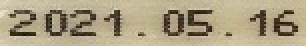
#> input picture ml/data/Hack_data/img_00002.jpg, 153 x 23 px (shown 2 times larger)
$ python -i train_tamper_model.py   (imports and definitions only)   (older library calls are emulated)
#> lines starting #> are read from the running program, lines starting #| are printed output that depends on the picture
"""
VeriSight — Tamper Detection Model Training (v2)
=================================================
Improvements over v1:
 - Uses ALL 414 authentic + ALL 1813 tampered IMD2020 samples (no cap)
 - Adds ExpDate-Real images as additional authentic samples
 - Richer 12-dim feature vector including color channel stats,
   JPEG artifact ratio, and edge continuity
 - GradientBoostingClassifier for better generalisation
 - 5-fold cross-validation reported

Saves:
  models/tamper_classifier.pkl
  models/tamper_scaler.pkl
  reports/tamper_model_report.json
"""

import io
import json
import logging
import random
import time
from pathlib import Path

import cv2
import joblib
import numpy as np
from PIL import Image, ImageChops, ImageEnhance
from sklearn.ensemble import GradientBoostingClassifier, RandomForestClassifier
from sklearn.metrics import (
    accuracy_score, classification_report, confusion_matrix,
    f1_score, precision_score, recall_score,
)
from sklearn.model_selection import cross_val_score, StratifiedKFold, train_test_split
from sklearn.pipeline import Pipeline
from sklearn.preprocessing import StandardScaler

# [1 line not run here, left out]
logger = logging.getLogger("train_tamper_model")

BASE_DIR      = Path(__file__).resolve().parent.parent
MODELS_DIR    = BASE_DIR / "models"
REPORTS_DIR   = BASE_DIR / "reports"
PROCESSED_DIR = BASE_DIR / "datasets" / "processed"
# [2 lines not run here, left out]

# ── Feature extraction ────────────────────────────────────────────────────────

def ela_score(img_bgr, quality=90):
    rgb = cv2.cvtColor(img_bgr, cv2.COLOR_BGR2RGB)
    pil = Image.fromarray(rgb)
    buf = io.BytesIO()
    pil.save(buf, "JPEG", quality=quality)
    buf.seek(0)
    resaved = Image.open(buf)
    diff = ImageChops.difference(pil, resaved)
    extrema = diff.getextrema()
    max_diff = max([e[1] for e in extrema]) if extrema else 1
    if max_diff == 0: max_diff = 1
    scale = 255.0 / max_diff if max_diff < 50 else 15.0
    ela = np.array(ImageEnhance.Brightness(diff).enhance(scale))
    gray = cv2.cvtColor(ela, cv2.COLOR_RGB2GRAY) if len(ela.shape)==3 else ela
    return (float(np.percentile(gray, 98)) / 255.0,
            float(np.mean(gray)) / 255.0,
            float(np.std(gray)) / 255.0)

def noise_score(img_bgr):
    gray = cv2.cvtColor(img_bgr, cv2.COLOR_BGR2GRAY)
    lap  = np.abs(cv2.Laplacian(gray, cv2.CV_64F))
    k    = 15
    mf   = cv2.blur(lap,    (k,k))
    msf  = cv2.blur(lap**2, (k,k))
    ns   = np.sqrt(np.maximum(msf - mf**2, 0))
    norm = cv2.normalize(ns, None, 0, 255, cv2.NORM_MINMAX, dtype=cv2.CV_8U)
    p98, p50 = np.percentile(norm, 98), np.percentile(norm, 50)
    return float(min(1.0, (p98 - p50) / 120.0))

def edge_score(img_bgr):
    gray = cv2.cvtColor(img_bgr, cv2.COLOR_BGR2GRAY)
    mag  = cv2.magnitude(cv2.Sobel(gray,cv2.CV_32F,1,0,ksize=3),
                         cv2.Sobel(gray,cv2.CV_32F,0,1,ksize=3))
    norm = cv2.normalize(mag, None, 0, 255, cv2.NORM_MINMAX, dtype=cv2.CV_8U)
    return float(min(1.0, (np.sum(norm > 180)/norm.size) * 40.0))

def dct_score(img_bgr):
    gray = cv2.cvtColor(img_bgr, cv2.COLOR_BGR2GRAY).astype(np.float32)
    h, w = gray.shape
    scores = []
    for y in range(0, h-8, 8):
        for x in range(0, w-8, 8):
            d = cv2.dct(gray[y:y+8, x:x+8])
            scores.append(float(np.sum(np.abs(d[2:,2:]))))
    if not scores: return 0.0
    a = np.array(scores)
    return float(min(1.0, np.std(a)/(np.mean(a)+1e-6)))

def color_channel_stats(img_bgr):
    """Per-channel mean and std — color inconsistencies reveal copy-paste."""
    feats = []
    for ch in cv2.split(img_bgr):
        feats.append(float(np.mean(ch))/255.0)
        feats.append(float(np.std(ch))/128.0)
    return feats  # 6 values: [b_mean, b_std, g_mean, g_std, r_mean, r_std]

def jpeg_blocking(img_bgr):
    """Measure blockiness from JPEG artifacts (8x8 grid discontinuities)."""
    gray = cv2.cvtColor(img_bgr, cv2.COLOR_BGR2GRAY).astype(np.float32)
    h, w = gray.shape
    h_grid = np.mean(np.abs(np.diff(gray[:, 7::8], axis=1))) if w > 8 else 0.0
    v_grid = np.mean(np.abs(np.diff(gray[7::8, :], axis=0))) if h > 8 else 0.0
    h_rand = np.mean(np.abs(np.diff(gray[:, 3::8], axis=1))) if w > 3 else 1.0
    v_rand = np.mean(np.abs(np.diff(gray[3::8, :], axis=0))) if h > 3 else 1.0
    block_ratio_h = float(h_grid / (h_rand + 1e-6))
    block_ratio_v = float(v_grid / (v_rand + 1e-6))
    return float(min(2.0, (block_ratio_h + block_ratio_v) / 2.0)) / 2.0  # normalised 0-1

def extract_features(img_bgr):
    """12-dim feature vector."""
    img_bgr = cv2.resize(img_bgr, (256,256), interpolation=cv2.INTER_AREA)
    ela_pk, ela_mn, ela_sd = ela_score(img_bgr)
    ns    = noise_score(img_bgr)
    es    = edge_score(img_bgr)
    ds    = dct_score(img_bgr)
    cs    = color_channel_stats(img_bgr)  # 6 values
    jb    = jpeg_blocking(img_bgr)

    return np.array(
        [ela_pk, ela_mn, ela_sd, ns, es, ds] + cs + [jb, ela_pk*ns],
        dtype=np.float32
    )

# ── Data loading ──────────────────────────────────────────────────────────────

# [141 lines left out: functions load_entries, extract_dataset, train, not called in this run]

# [2 lines not run here, left out]

>>> import cv2
>>> picture = cv2.imread('../ml/data/Hack_data/img_00002.jpg')
#> picture is the input picture: shape (23, 153, 3); mean B, G, R 130.7, 159.7, 172
>>> result = extract_features(picture)
#> in extract_features, `img_bgr = cv2.resize(img_bgr, (256,256), interpolation=cv2.INTER_AREA)`:
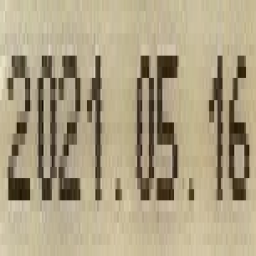
#> img_bgr: shape (256, 256, 3); mean of channels 0, 1, 2 130.7, 159.7, 172; drawn as B, G, R
#> in ela_score, `extrema = diff.getextrema()`: extrema = ((0, 13), (0, 12), (0, 13))
#> in ela_score, `max_diff = max([e[1] for e in extrema]) if extrema else 1`: max_diff = 13
#> in ela_score, `scale = 255.0 / max_diff if max_diff < 50 else 15.0`: scale = 19.62
#> in ela_score, `gray = cv2.cvtColor(ela, cv2.COLOR_RGB2GRAY) if len(ela.shape)==3 else..`:
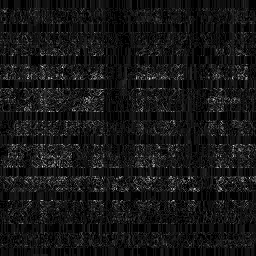
#> gray: shape (256, 256); min 0, max 235, mean 21.3
#> in extract_features, `ela_pk, ela_mn, ela_sd = ela_score(img_bgr)`: ela_pk = 0.322; ela_mn = 0.0837; ela_sd = 0.0834
#> in noise_score, `gray = cv2.cvtColor(img_bgr, cv2.COLOR_BGR2GRAY)`:
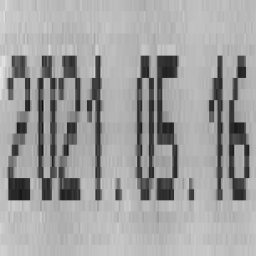
#> gray: shape (256, 256); min 13, max 229, mean 160.1
#> in noise_score, `mf   = cv2.blur(lap,    (k,k))`:
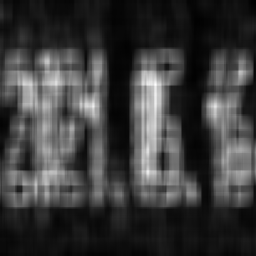
#> mf: shape (256, 256) float64; min 0.4, max 50.52, mean 12.1; drawn with min black and max white
#> in noise_score, `msf  = cv2.blur(lap**2, (k,k))`:
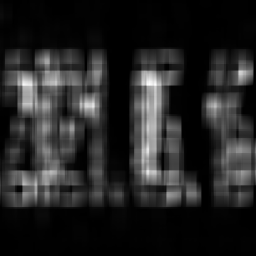
#> msf: shape (256, 256) float64; min 0.4, max 4459.5, mean 637.4; drawn with min black and max white
#> in noise_score, `ns   = np.sqrt(np.maximum(msf - mf**2, 0))`:
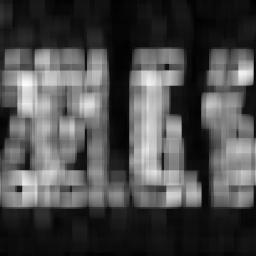
#> ns: shape (256, 256) float64; min 0.49, max 50.33, mean 15.2; drawn with min black and max white
#> in noise_score, `p98, p50 = np.percentile(norm, 98), np.percentile(norm, 50)`: p98 = 204; p50 = 52
#> in extract_features, `ns    = noise_score(img_bgr)`: ns = 1
#> in edge_score, `mag  = cv2.magnitude(cv2.Sobel(gray,cv2.CV_32F,1,0,ksize=3), cv2.Sobel..`:
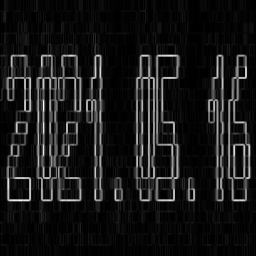
#> mag: shape (256, 256) float32; min 0, max 692, mean 64.4; drawn with min black and max white
#> in extract_features, `es    = edge_score(img_bgr)`: es = 0.413
#> after the loop in dct_score, `for y in range(0, h-8, 8):`: scores = 961 values, max 521.6 at index 282, min 0 at index 0, mean 44.66
#> in dct_score, `a = np.array(scores)`: a has the same summary as scores
#> in extract_features, `ds    = dct_score(img_bgr)`: ds = 1
#> the loop in color_channel_stats, `for ch in cv2.split(img_bgr):` made 3 passes
#> after the loop in color_channel_stats, `for ch in cv2.split(img_bgr):`: feats = [0.513, 0.331, 0.626, 0.359, 0.675, 0.355]
#> in jpeg_blocking, `h_grid = np.mean(np.abs(np.diff(gray[:, 7::8], axis=1))) if w > 8 else..`: h_grid = 30.5
#> in jpeg_blocking, `v_grid = np.mean(np.abs(np.diff(gray[7::8, :], axis=0))) if h > 8 else..`: v_grid = 13.91
#> in jpeg_blocking, `h_rand = np.mean(np.abs(np.diff(gray[:, 3::8], axis=1))) if w > 3 else..`: h_rand = 31.65
#> in jpeg_blocking, `v_rand = np.mean(np.abs(np.diff(gray[3::8, :], axis=0))) if h > 3 else..`: v_rand = 13.91
#> in jpeg_blocking, `block_ratio_h = float(h_grid / (h_rand + 1e-6))`: block_ratio_h = 0.964
#> in jpeg_blocking, `block_ratio_v = float(v_grid / (v_rand + 1e-6))`: block_ratio_v = 1
#> in extract_features, `jb    = jpeg_blocking(img_bgr)`: jb = 0.491
#> result = [0.322, 0.0837, 0.0834, 1, 0.413, 1, 0.513, 0.331, 0.626, 0.359, 0.675, 0.355, 0.491, 0.322]

$ run again, on ml/data/Hack_data/img_00004.jpg
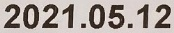
#> input picture ml/data/Hack_data/img_00004.jpg, 174 x 33 px
#> picture is the input picture: shape (33, 174, 3); mean B, G, R 158.7, 163.8, 173.5
#> extrema = ((0, 16), (0, 14), (0, 16))
#> max_diff = 16
#> scale = 15.94
#> ela_pk = 0.31; ela_mn = 0.0822; ela_sd = 0.0801
#> in noise_score, `ns   = np.sqrt(np.maximum(msf - mf**2, 0))`:
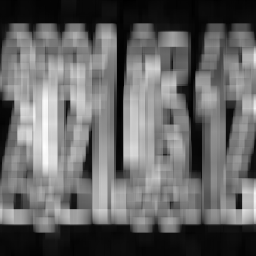
#> ns: shape (256, 256) float64; min 0.529, max 60.23, mean 24.3; drawn with min black and max white
#> p98 = 211; p50 = 118
#> in extract_features, `ns    = noise_score(img_bgr)`: ns = 0.775
#> in edge_score, `mag  = cv2.magnitude(cv2.Sobel(gray,cv2.CV_32F,1,0,ksize=3), cv2.Sobel..`:
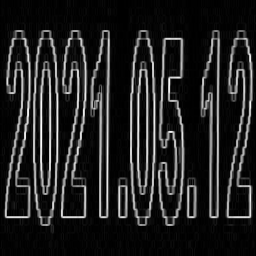
#> mag: shape (256, 256) float32; min 0, max 772, mean 103.3; drawn with min black and max white
#> es = 1
#> after the loop in dct_score, `for y in range(0, h-8, 8):`: scores = 961 values, max 406.5 at index 229, min 0 at index 15, mean 80.39
#> a has the same summary as scores
#> ds = 1
#> the loop in color_channel_stats, `for ch in cv2.split(img_bgr):` made 3 passes
#> after the loop in color_channel_stats, `for ch in cv2.split(img_bgr):`: feats = [0.622, 0.568, 0.642, 0.558, 0.68, 0.551]
#> h_grid = 75.11
#> v_grid = 17.16
#> h_rand = 67.69
#> v_rand = 17.09
#> block_ratio_h = 1.11
#> block_ratio_v = 1
#> jb = 0.528
#> result = [0.31, 0.0822, 0.0801, 0.775, 1, 1, 0.622, 0.568, 0.642, 0.558, 0.68, 0.551, 0.528, 0.24]

$ run again, on ml/data/Hack_data/img_00009.jpg
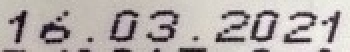
#> input picture ml/data/Hack_data/img_00009.jpg, 175 x 26 px (shown 2 times larger)
#> picture is the input picture: shape (26, 175, 3); mean B, G, R 171.2, 173.8, 181
#> extrema = ((0, 18), (0, 17), (0, 17))
#> max_diff = 18
#> scale = 14.17
#> ela_pk = 0.231; ela_mn = 0.0615; ela_sd = 0.0605
#> in noise_score, `ns   = np.sqrt(np.maximum(msf - mf**2, 0))`:
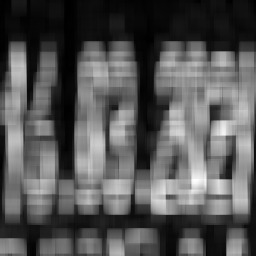
#> ns: shape (256, 256) float64; min 0.673, max 43.73, mean 15.2; drawn with min black and max white
#> p98 = 193; p50 = 93
#> in extract_features, `ns    = noise_score(img_bgr)`: ns = 0.833
#> in edge_score, `mag  = cv2.magnitude(cv2.Sobel(gray,cv2.CV_32F,1,0,ksize=3), cv2.Sobel..`:
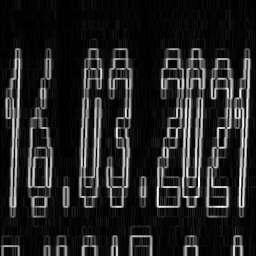
#> mag: shape (256, 256) float32; min 0, max 605.2, mean 84.9; drawn with min black and max white
#> es = 1
#> after the loop in dct_score, `for y in range(0, h-8, 8):`: scores = 961 values, max 407.7 at index 726, min 0 at index 0, mean 46.62
#> a has the same summary as scores
#> ds = 1
#> the loop in color_channel_stats, `for ch in cv2.split(img_bgr):` made 3 passes
#> after the loop in color_channel_stats, `for ch in cv2.split(img_bgr):`: feats = [0.671, 0.407, 0.682, 0.424, 0.71, 0.414]
#> h_grid = 44.65
#> v_grid = 16.73
#> h_rand = 41
#> v_rand = 16.73
#> block_ratio_h = 1.09
#> block_ratio_v = 1
#> jb = 0.522
#> result = [0.231, 0.0615, 0.0605, 0.833, 1, 1, 0.671, 0.407, 0.682, 0.424, 0.71, 0.414, 0.522, 0.193]

$ run again, on ml/data/Hack_data/img_00025.jpg
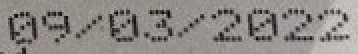
#> input picture ml/data/Hack_data/img_00025.jpg, 179 x 27 px (shown 2 times larger)
#> picture is the input picture: shape (27, 179, 3); mean B, G, R 133.4, 137, 141.8
#> extrema = ((0, 13), (0, 13), (0, 13))
#> max_diff = 13
#> scale = 19.62
#> ela_pk = 0.306; ela_mn = 0.0828; ela_sd = 0.0857
#> p98 = 186; p50 = 76
#> in extract_features, `ns    = noise_score(img_bgr)`: ns = 0.917
#> in edge_score, `mag  = cv2.magnitude(cv2.Sobel(gray,cv2.CV_32F,1,0,ksize=3), cv2.Sobel..`:
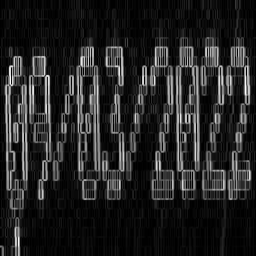
#> mag: shape (256, 256) float32; min 0, max 516, mean 74.1; drawn with min black and max white
#> es = 0.703
#> after the loop in dct_score, `for y in range(0, h-8, 8):`: scores = 961 values, max 422.9 at index 311, min 0 at index 0, mean 49.65
#> a has the same summary as scores
#> ds = 1
#> the loop in color_channel_stats, `for ch in cv2.split(img_bgr):` made 3 passes
#> after the loop in color_channel_stats, `for ch in cv2.split(img_bgr):`: feats = [0.523, 0.254, 0.537, 0.255, 0.556, 0.255]
#> h_grid = 26.58
#> v_grid = 11.95
#> h_rand = 23.52
#> v_rand = 11.95
#> block_ratio_h = 1.13
#> block_ratio_v = 1
#> jb = 0.532
#> result = [0.306, 0.0828, 0.0857, 0.917, 0.703, 1, 0.523, 0.254, 0.537, 0.255, 0.556, 0.255, 0.532, 0.28]
